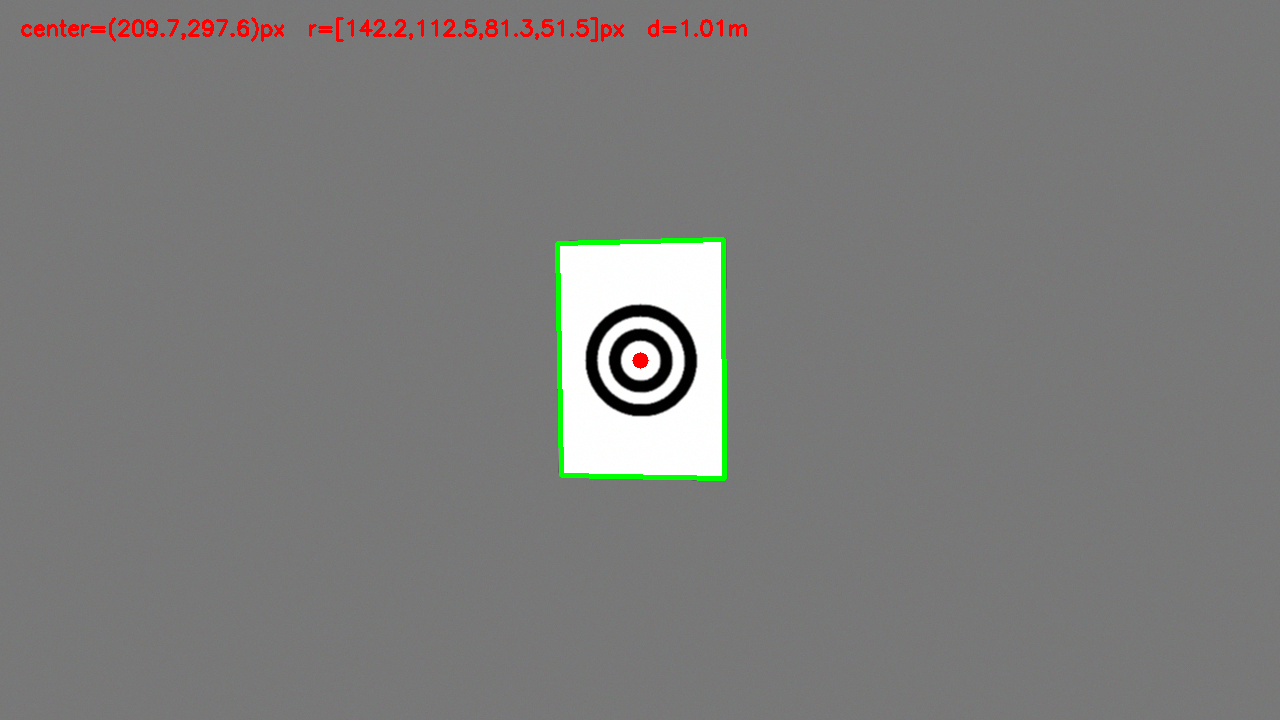
#> input picture ai_ws/src/perception/ring_detector_annotated.png, 1280 x 720 px
$ python ring_detector.py --image ../ring_detector_annotated.png
#> lines starting #> are read from the running program, lines starting #| are printed output that depends on the picture; after the words box and inside, x2 and y2 are one past the last pixel; in counts of white or black regions, pixels touching at a corner belong together
#> in main, image is the input picture: shape (720, 1280, 3); mean B, G, R 122.6, 123.7, 123.9
#!/usr/bin/env python3
"""
Offline prototype for the A4 two-ring target.

Target geometry (all diameters in mm, concentric):
    outer black ring:  outer 140, inner 110
    white separation:  outer 110, inner 80
    inner black ring:  outer 80,  inner 50
    centre white disk: diameter 50

The four radii are therefore 70, 55, 40, 25 mm (15 mm per band).
The detector finds the white A4 sheet, rectifies it to a canonical
420x594 image (2 px/mm), then validates the two concentric black rings.
Pose/distance is obtained with solvePnP on the four A4 corners.

Run:
    python3 -m perception.ring_detector
    python3 -m perception.ring_detector --image /path/to/photo.jpg
"""

import argparse
import math
from dataclasses import dataclass
from typing import List, Optional, Tuple

import cv2
import numpy as np


@dataclass
class RingSpec:
    a4_w_mm: float = 210.0
    a4_h_mm: float = 297.0
    # Measured print (2026-11-02):
    #   outer black ring: outer 167 mm, inner 127 mm, width 20 mm
    #   white gap:        outer 127 mm, inner 108 mm, width 9.5 mm
    #   inner black ring: outer 108 mm, inner 66 mm, width 21 mm
    # Radii: 83.5 / 63.5 / 54 / 33 mm
    outer_outer_d_mm: float = 167.0
    outer_inner_d_mm: float = 127.0
    white_inner_d_mm: float = 108.0
    inner_inner_d_mm: float = 66.0
    pixels_per_mm: float = 2.0

    @property
    def radii_mm(self) -> List[float]:
        return [
            self.outer_outer_d_mm / 2.0,
            self.outer_inner_d_mm / 2.0,
            self.white_inner_d_mm / 2.0,
            self.inner_inner_d_mm / 2.0,
        ]

    def validate(self) -> None:
        r = self.radii_mm
        if not all(r[i] > r[i + 1] for i in range(len(r) - 1)):
            raise ValueError(f"Ring radii must decrease outward->inward: {r}")
        widths = [r[0] - r[1], r[1] - r[2], r[2] - r[3]]
        if any(w <= 0 for w in widths):
            raise ValueError(f"Invalid ring band widths: {widths}")
        print("Target radii (mm): {}; band widths (mm): {}".format(
            [round(v, 1) for v in r], [round(v, 1) for v in widths]))


@dataclass
class Detection:
    valid: bool
    message: str = ""
    method: str = ""
    a4_corners: Optional[np.ndarray] = None
    center_px: Optional[Tuple[float, float]] = None
    center_warp: Optional[Tuple[float, float]] = None
    radii_px: Optional[List[float]] = None
    bbox_px: Optional[Tuple[int, int, int, int]] = None
    center_camera_mm: Optional[np.ndarray] = None
    distance_m: Optional[float] = None
    rvec: Optional[np.ndarray] = None
    tvec: Optional[np.ndarray] = None
    a4_warp: Optional[np.ndarray] = None
    annotated: Optional[np.ndarray] = None


def order_corners(points: np.ndarray) -> np.ndarray:
    """Order 4 points as top-left, top-right, bottom-right, bottom-left."""
    pts = np.asarray(points, dtype=np.float32).reshape(4, 2)
    s = pts.sum(axis=1)
    d = np.diff(pts, axis=1).ravel()
    tl = pts[np.argmin(s)]
    br = pts[np.argmax(s)]
    tr = pts[np.argmin(d)]
    bl = pts[np.argmax(d)]
    return np.array([tl, tr, br, bl], dtype=np.float32)


def find_a4(image: np.ndarray, spec: RingSpec) -> Optional[np.ndarray]:
    """Find the largest white four-corner sheet (the A4 target)."""
    gray = cv2.cvtColor(image, cv2.COLOR_BGR2GRAY)
    blur = cv2.GaussianBlur(gray, (5, 5), 0)
    _, th = cv2.threshold(blur, 0, 255,
                          cv2.THRESH_BINARY + cv2.THRESH_OTSU)
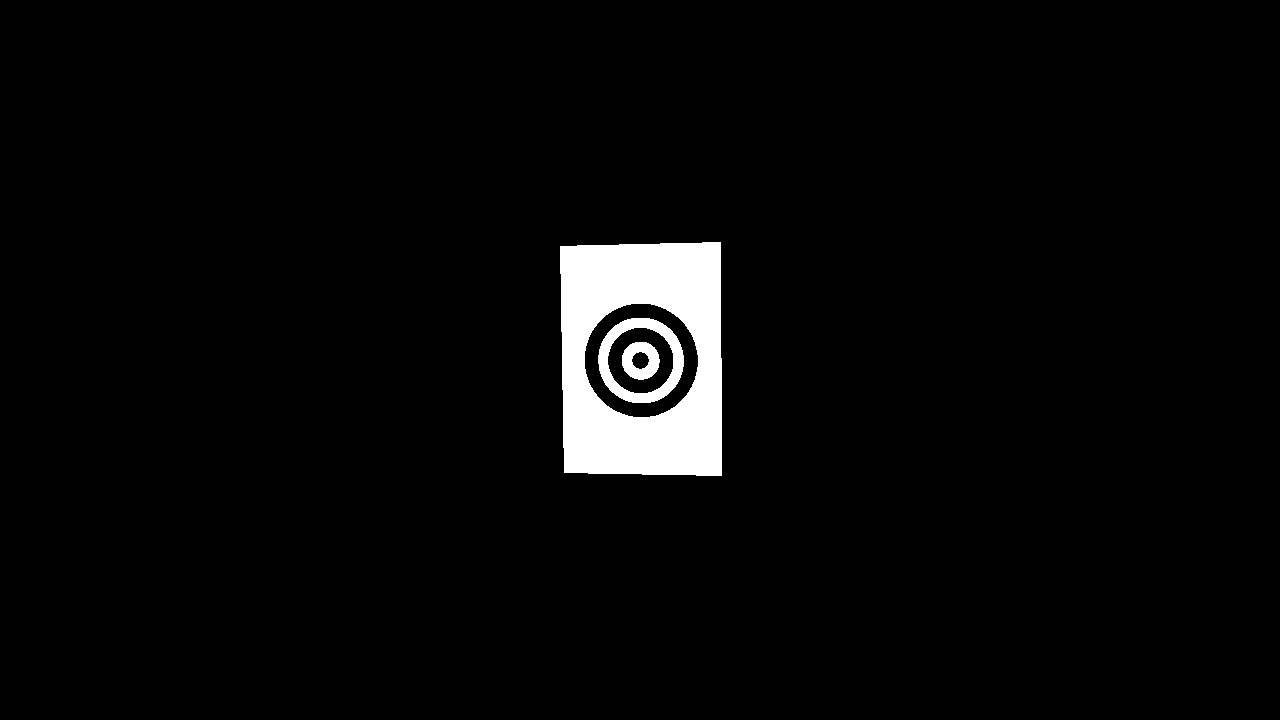
#> th: shape (720, 1280); 3.3% white; 3 white regions, box (x1, y1, x2, y2) and area: (560, 242, 722, 476) 26732, (598, 318, 684, 403) 2476, (622, 342, 660, 380) 928
    th = cv2.morphologyEx(th, cv2.MORPH_CLOSE, np.ones((7, 7), np.uint8))
#> th: shape (720, 1280); 3.3% white; 3 white regions

    contours, _ = cv2.findContours(th, cv2.RETR_EXTERNAL,
                                   cv2.CHAIN_APPROX_SIMPLE)
#> contours = 1 contour; box (x1, y1, x2, y2) and area: (560, 242, 722, 476) 36391
    image_area = image.shape[0] * image.shape[1]
    best = None
    best_area = 0.0

    for contour in contours:
        area = cv2.contourArea(contour)
        if area < image_area * 0.01:
            continue
        peri = cv2.arcLength(contour, True)
        approx = cv2.approxPolyDP(contour, 0.02 * peri, True)
        if len(approx) != 4 or not cv2.isContourConvex(approx):
            continue

        rect = cv2.minAreaRect(approx)
        w, h = rect[1]
        if min(w, h) <= 0:
            continue
        ratio = max(w, h) / min(w, h)
        # A4 is 297/210 = 1.414; allow perspective and print margins.
        if not (1.20 <= ratio <= 1.75):
            continue

        # Reject the image border / entire frame: on a white desk the
        # Otsu mask can otherwise select the whole image as the "sheet".
        bx, by, bw, bh = cv2.boundingRect(approx)
        if (bx <= 2 or by <= 2
                or bx + bw >= image.shape[1] - 2
                or by + bh >= image.shape[0] - 2):
            continue
        if area > image_area * 0.90:
            continue

        if area > best_area:
            best_area = area
            best = approx
#> this loop made 1 pass
#> (area, peri, rect, w, h, ratio, bx, by) on pass 1: (36391, 781, ((640.5, 358.8), (160, 233), -0.246), 160, 233, 1.46, 560, 242)
#> after the loop, best_area = 36391

    if best is None:
        return None
    return order_corners(best.reshape(4, 2))
#> in order_corners, `pts = np.asarray(points, dtype=np.float32).reshape(4, 2)`: pts = [[720, 242], [560, 246], [564, 472], [721, 475]]
#> in order_corners, `s = pts.sum(axis=1)`: s = [962, 806, 1036, 1196]
#> in order_corners, `d = np.diff(pts, axis=1).ravel()`: d = [-478, -314, -92, -246]
#> in order_corners, `tl = pts[np.argmin(s)]`: tl = [560, 246]
#> in order_corners, `br = pts[np.argmax(s)]`: br = [721, 475]
#> in order_corners, `tr = pts[np.argmin(d)]`: tr = [720, 242]
#> in order_corners, `bl = pts[np.argmax(d)]`: bl = [564, 472]


def warp_a4(image: np.ndarray, corners: np.ndarray,
            spec: RingSpec) -> Tuple[np.ndarray, np.ndarray]:
    """Rectify the A4 sheet to a canonical fronto-parallel image."""
    w = int(round(spec.a4_w_mm * spec.pixels_per_mm))
    h = int(round(spec.a4_h_mm * spec.pixels_per_mm))
    dst = np.array([[0, 0], [w - 1, 0], [w - 1, h - 1], [0, h - 1]],
                   dtype=np.float32)
    M = cv2.getPerspectiveTransform(corners, dst)
    return cv2.warpPerspective(image, M, (w, h)), M


def _ring_candidates(warp: np.ndarray,
                     spec: RingSpec) -> List[dict]:
    """Find black annuli in the rectified A4 image."""
    gray = cv2.cvtColor(warp, cv2.COLOR_BGR2GRAY)
    _, mask = cv2.threshold(gray, 0, 255,
                            cv2.THRESH_BINARY_INV + cv2.THRESH_OTSU)
    mask = cv2.morphologyEx(mask, cv2.MORPH_OPEN,
                            np.ones((3, 3), np.uint8))

    result = cv2.findContours(mask, cv2.RETR_TREE,
                              cv2.CHAIN_APPROX_SIMPLE)
    contours, hierarchy = result[-2], result[-1]
    if hierarchy is None:
        return []
    hierarchy = hierarchy[0]

    expected = [r * spec.pixels_per_mm for r in spec.radii_mm]
    outer_width_mm = spec.radii_mm[0] - spec.radii_mm[1]
    inner_width_mm = spec.radii_mm[2] - spec.radii_mm[3]
    expected_widths = {
        expected[0]: outer_width_mm * spec.pixels_per_mm,
        expected[2]: inner_width_mm * spec.pixels_per_mm,
    }
    candidates = []

    for i, contour in enumerate(contours):
        area = cv2.contourArea(contour)
        if area < 50:
            continue

        (cx, cy), r_out = cv2.minEnclosingCircle(contour)
        if r_out <= 0:
            continue
        peri = cv2.arcLength(contour, True)
        circularity = 4.0 * math.pi * area / (peri * peri) if peri > 0 else 0.0

        child = hierarchy[i][2]
        if child == -1:
            continue
        (icx, icy), r_in = cv2.minEnclosingCircle(contours[child])
        if math.hypot(icx - cx, icy - cy) > 0.15 * r_out:
            continue

        width = r_out - r_in
        for target in (expected[0], expected[2]):
            if abs(r_out - target) / target <= 0.15:
                want_width = expected_widths[target]
                if abs(width - want_width) > 0.30 * want_width:
                    break
                candidates.append({
                    "center": (float(cx), float(cy)),
                    "r_out": float(r_out),
                    "r_in": float(r_in),
                    "circularity": float(circularity),
                    "target": float(target),
                    "area": float(area),
                })
                break

    return candidates


def detect_rings(warp: np.ndarray,
                 spec: RingSpec) -> Optional[Tuple[Tuple[float, float],
                                                   List[float], dict, dict]]:
    """Validate the two concentric black rings in the rectified image."""
    candidates = _ring_candidates(warp, spec)
    if not candidates:
        return None

    expected = [r * spec.pixels_per_mm for r in spec.radii_mm]
    outer = min(candidates, key=lambda c: abs(c["r_out"] - expected[0]))
    inner = min(candidates, key=lambda c: abs(c["r_out"] - expected[2]))

    if outer is inner:
        return None

    center_dist = math.hypot(
        outer["center"][0] - inner["center"][0],
        outer["center"][1] - inner["center"][1])
    if center_dist > 0.10 * expected[0]:
        return None

    center = (
        (outer["center"][0] + inner["center"][0]) / 2.0,
        (outer["center"][1] + inner["center"][1]) / 2.0,
    )
    radii = [outer["r_out"], outer["r_in"], inner["r_out"], inner["r_in"]]

    # Validate the four radii against the expected pattern.
    for got, want in zip(radii, expected):
        if abs(got - want) / want > 0.15:
            return None

    return center, radii, outer, inner


def detect_rings_direct(image: np.ndarray,
                        spec: RingSpec) -> Optional[Tuple[Tuple[float, float],
                                                          List[float], dict, dict]]:
    """
    Detect the two concentric rings directly in the original image.

    This is the fallback when the white A4 sheet cannot be separated from a
    white desk/keyboard.  It uses scale-invariant ratios derived from the
    measured print:

        outer ring width / outer radius  = 20 / 83.5   = 0.240
        inner ring width / outer radius  = 21 / 54     = 0.389
        outer_outer / inner_outer        = 83.5 / 54   = 1.546
        outer_inner / inner_outer        = 63.5 / 54   = 1.176
        inner_outer / inner_inner        = 54 / 33     = 1.636
    """
    gray = cv2.cvtColor(image, cv2.COLOR_BGR2GRAY)
    blur = cv2.GaussianBlur(gray, (5, 5), 0)
    _, mask = cv2.threshold(blur, 0, 255,
                            cv2.THRESH_BINARY_INV + cv2.THRESH_OTSU)
    mask = cv2.morphologyEx(mask, cv2.MORPH_OPEN,
                            np.ones((3, 3), np.uint8))

    result = cv2.findContours(mask, cv2.RETR_TREE,
                              cv2.CHAIN_APPROX_SIMPLE)
    contours, hierarchy = result[-2], result[-1]
    if hierarchy is None:
        return None
    hierarchy = hierarchy[0]

    candidates = []
    for i, contour in enumerate(contours):
        area = cv2.contourArea(contour)
        if area < 200:
            continue
        (cx, cy), r_out = cv2.minEnclosingCircle(contour)
        if r_out < 15:
            continue

        child = hierarchy[i][2]
        if child == -1:
            continue
        (icx, icy), r_in = cv2.minEnclosingCircle(contours[child])
        if r_in <= 0 or r_in >= r_out:
            continue
        if math.hypot(icx - cx, icy - cy) > 0.12 * r_out:
            continue

        width_ratio = (r_out - r_in) / r_out
        if not (0.12 <= width_ratio <= 0.55):
            continue

        peri = cv2.arcLength(contour, True)
        circularity = 4.0 * math.pi * area / (peri * peri) if peri > 0 else 0.0
        candidates.append({
            "center": (float(cx), float(cy)),
            "r_out": float(r_out),
            "r_in": float(r_in),
            "width_ratio": float(width_ratio),
            "circularity": float(circularity),
            "area": float(area),
        })

    if len(candidates) < 2:
        return None

    r = spec.radii_mm
    expected_outer_ratio = r[0] / r[2]
    expected_gap_ratio = r[1] / r[2]
    expected_inner_ratio = r[2] / r[3]
    expected_outer_width_ratio = (r[0] - r[1]) / r[0]
    expected_inner_width_ratio = (r[2] - r[3]) / r[2]

    best = None
    for a in candidates:
        for b in candidates:
            if a is b:
                continue
            if a["r_out"] >= b["r_out"]:
                outer, inner = a, b
            else:
                outer, inner = b, a

            ratio_outer_inner = outer["r_out"] / inner["r_out"]
            if abs(ratio_outer_inner - expected_outer_ratio) > 0.15:
                continue
            if abs(outer["width_ratio"] - expected_outer_width_ratio) > 0.08:
                continue
            if abs(inner["width_ratio"] - expected_inner_width_ratio) > 0.10:
                continue
            if abs(outer["r_in"] / inner["r_out"] - expected_gap_ratio) > 0.12:
                continue
            if abs(inner["r_out"] / inner["r_in"] - expected_inner_ratio) > 0.15:
                continue

            center_dist = math.hypot(
                outer["center"][0] - inner["center"][0],
                outer["center"][1] - inner["center"][1])
            if center_dist > 0.12 * outer["r_out"]:
                continue

            score = (abs(ratio_outer_inner - expected_outer_ratio)
                     + abs(outer["width_ratio"] - expected_outer_width_ratio)
                     + abs(inner["width_ratio"] - expected_inner_width_ratio)
                     + center_dist / outer["r_out"])
            if best is None or score < best["score"]:
                best = {"outer": outer, "inner": inner, "score": score}

    if best is None:
        return None

    outer = best["outer"]
    inner = best["inner"]
    center = (
        (outer["center"][0] + inner["center"][0]) / 2.0,
        (outer["center"][1] + inner["center"][1]) / 2.0,
    )
    radii = [outer["r_out"], outer["r_in"], inner["r_out"], inner["r_in"]]
    return center, radii, outer, inner


# [36 lines left out: functions estimate_pose, _default_camera_matrix, not called in this run]


def detect(image: np.ndarray, spec: RingSpec,
           camera_matrix: Optional[np.ndarray] = None) -> Detection:
    # 1) Preferred: A4 sheet + solvePnP (full 6-DoF pose).
    corners = find_a4(image, spec)
#> corners = [[560, 246], [720, 242], [721, 475], [564, 472]]
    if corners is not None:
        warp, M = warp_a4(image, corners, spec)
#> in warp_a4, `M = cv2.getPerspectiveTransform(corners, dst)`: M = [[2.96, -0.0523, -1642.2], [0.0704, 2.82, -732.5], [0.000211, -9.55e-05, 1]]
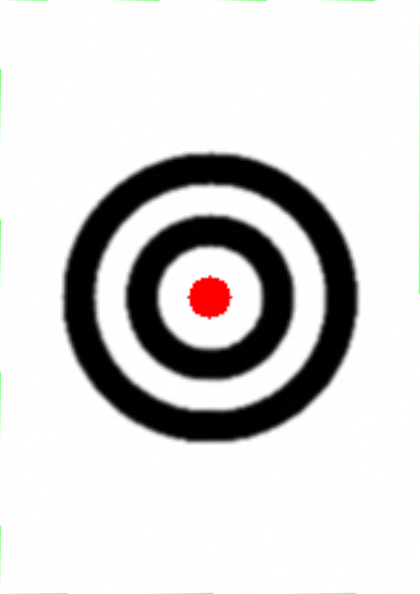
#> warp: shape (594, 420, 3); mean B, G, R 213.3, 213.6, 214.7
        rings = detect_rings(warp, spec)
#> (the rest of the program and of its run is left out)
